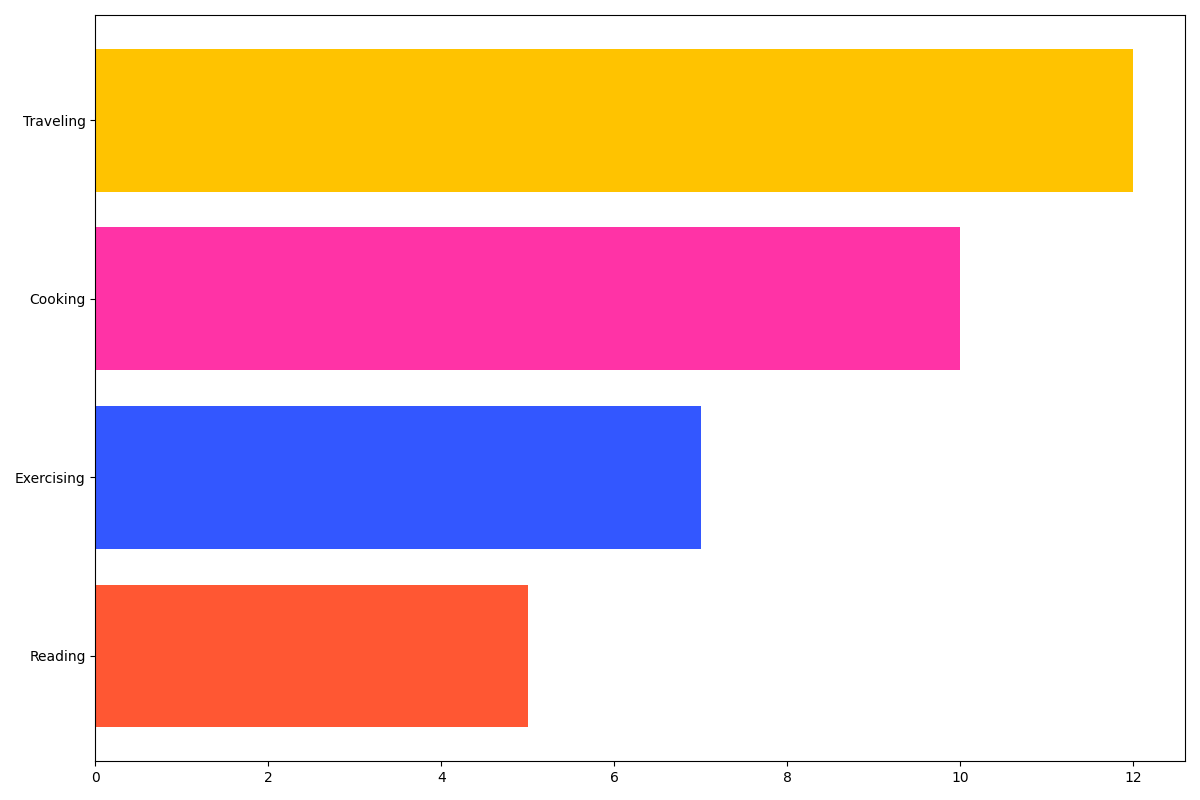

This figure's Python source:
import matplotlib.pyplot as plt
import numpy as np

# Data with the "Gaming" group removed
hobbies = ['Reading', 'Exercising', 'Cooking', 'Traveling']
hours_spent = np.array([5, 7, 10, 12])

# Colors for each hobby, excluding the color for removed "Gaming"
colors = ['#FF5733', '#3357FF', '#FF33A6', '#FFC300']

# Create Horizontal Bar Chart
fig, ax = plt.subplots(figsize=(12, 8))
ax.barh(hobbies, hours_spent, color=colors)

plt.tight_layout()
plt.show()
